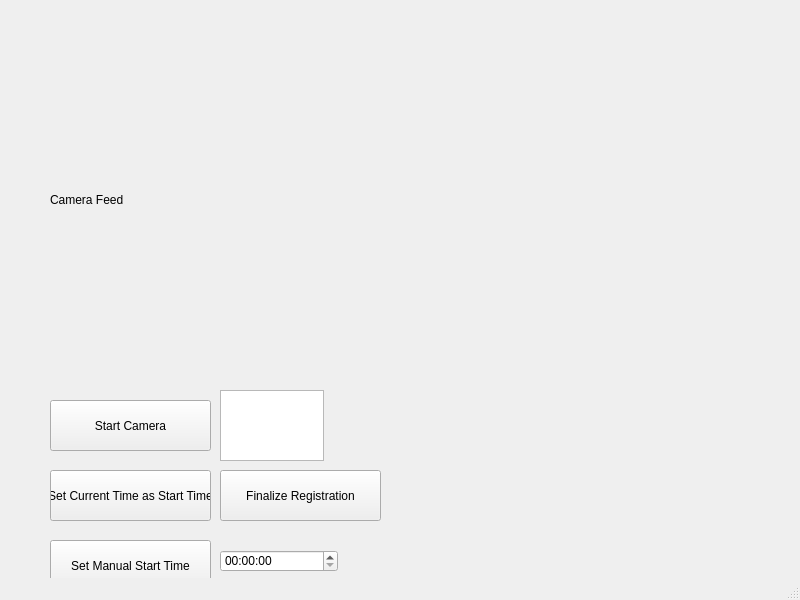
<?xml version="1.0" encoding="UTF-8"?>
<ui version="4.0">
 <class>MainWindow</class>
 <widget class="QMainWindow" name="MainWindow">
  <property name="geometry">
   <rect>
    <x>0</x>
    <y>0</y>
    <width>800</width>
    <height>600</height>
   </rect>
  </property>
  <property name="windowTitle">
   <string>MainWindow</string>
  </property>
  <widget class="QWidget" name="centralwidget">
   <widget class="QPushButton" name="startButton">
    <property name="geometry">
     <rect>
      <x>50</x>
      <y>400</y>
      <width>161</width>
      <height>51</height>
     </rect>
    </property>
    <property name="text">
     <string>Start Camera</string>
    </property>
   </widget>
   <widget class="QPushButton" name="setStartTimeButton">
    <property name="geometry">
     <rect>
      <x>50</x>
      <y>470</y>
      <width>161</width>
      <height>51</height>
     </rect>
    </property>
    <property name="text">
     <string>Set Current Time as Start Time</string>
    </property>
   </widget>
   <widget class="QPushButton" name="manualSetTimeButton">
    <property name="geometry">
     <rect>
      <x>50</x>
      <y>540</y>
      <width>161</width>
      <height>51</height>
     </rect>
    </property>
    <property name="text">
     <string>Set Manual Start Time</string>
    </property>
   </widget>
   <widget class="QTimeEdit" name="manualTimeEdit">
    <property name="geometry">
     <rect>
      <x>220</x>
      <y>550</y>
      <width>118</width>
      <height>22</height>
     </rect>
    </property>
   </widget>
   <widget class="QPushButton" name="finalizeButton">
    <property name="geometry">
     <rect>
      <x>220</x>
      <y>470</y>
      <width>161</width>
      <height>51</height>
     </rect>
    </property>
    <property name="text">
     <string>Finalize Registration</string>
    </property>
   </widget>
   <widget class="QTextEdit" name="textArea">
    <property name="geometry">
     <rect>
      <x>220</x>
      <y>390</y>
      <width>104</width>
      <height>71</height>
     </rect>
    </property>
   </widget>
   <widget class="QLabel" name="cameraFeed">
    <property name="geometry">
     <rect>
      <x>50</x>
      <y>20</y>
      <width>640</width>
      <height>360</height>
     </rect>
    </property>
    <property name="text">
     <string>Camera Feed</string>
    </property>
   </widget>
  </widget>
  <widget class="QMenuBar" name="menubar">
   <property name="geometry">
    <rect>
     <x>0</x>
     <y>0</y>
     <width>800</width>
     <height>22</height>
    </rect>
   </property>
  </widget>
  <widget class="QStatusBar" name="statusbar"/>
 </widget>
 <resources/>
 <connections/>
</ui>
